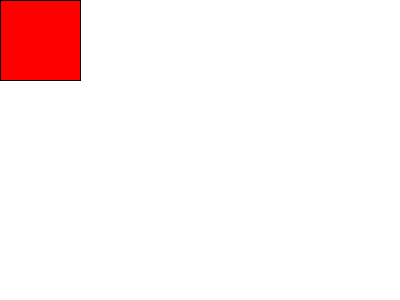
Frame 1 (no input)
Frame 60 (the mouse pressed at the canvas centre just before this capture): identical to frame 1, image omitted
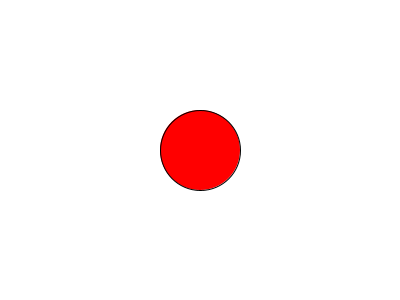
Frame 120 (the mouse held since frame 60 and released just before this capture)

The Processing sketch that drew these frames (run headless with seeded random() and noise(); from frame 60 on, the mouse is pressed at the canvas centre):

// Processing sketch: sketch_3rd_oct_3_
// ── sketch_3rd_oct_3_.pde
void setup() 
{
  size(400, 300);
}
 
void draw()
{
  background(255);  //white
 
  if (mouseX < width/2)
  {
    if (mouseY < height/2)
    {
        fill(255,0,0); //red 
    }
    else
    {
        fill(0,0,255);// blue
    }
    rect(mouseX, mouseY, 80, 80);
  }
  else
  {
    ellipse(mouseX, mouseY, 80, 80);// the color will be the same, only the 
    // shape is kept the same. 
  }
}
